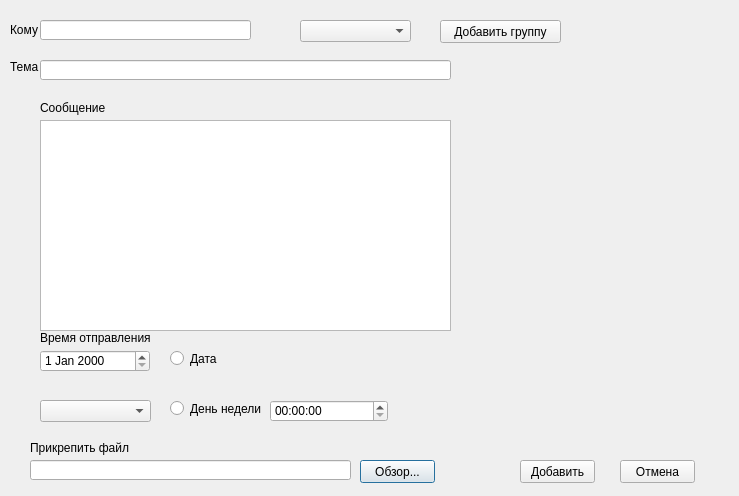
<?xml version="1.0" encoding="UTF-8"?>
<ui version="4.0">
 <class>AppendMailWindow</class>
 <widget class="QDialog" name="AppendMailWindow">
  <property name="geometry">
   <rect>
    <x>0</x>
    <y>0</y>
    <width>739</width>
    <height>496</height>
   </rect>
  </property>
  <property name="minimumSize">
   <size>
    <width>739</width>
    <height>496</height>
   </size>
  </property>
  <property name="maximumSize">
   <size>
    <width>739</width>
    <height>496</height>
   </size>
  </property>
  <property name="windowTitle">
   <string>Dialog</string>
  </property>
  <widget class="QLineEdit" name="headerLineEdit">
   <property name="geometry">
    <rect>
     <x>40</x>
     <y>60</y>
     <width>411</width>
     <height>20</height>
    </rect>
   </property>
  </widget>
  <widget class="QLineEdit" name="fileNameLineEdit">
   <property name="geometry">
    <rect>
     <x>30</x>
     <y>460</y>
     <width>321</width>
     <height>20</height>
    </rect>
   </property>
  </widget>
  <widget class="QPushButton" name="selectFilePushButton">
   <property name="geometry">
    <rect>
     <x>360</x>
     <y>460</y>
     <width>75</width>
     <height>23</height>
    </rect>
   </property>
   <property name="text">
    <string>Обзор...</string>
   </property>
  </widget>
  <widget class="QPushButton" name="appendPushButton">
   <property name="geometry">
    <rect>
     <x>520</x>
     <y>460</y>
     <width>75</width>
     <height>23</height>
    </rect>
   </property>
   <property name="text">
    <string>Добавить</string>
   </property>
  </widget>
  <widget class="QPushButton" name="cancelPushButton">
   <property name="geometry">
    <rect>
     <x>620</x>
     <y>460</y>
     <width>75</width>
     <height>23</height>
    </rect>
   </property>
   <property name="text">
    <string>Отмена</string>
   </property>
  </widget>
  <widget class="QLineEdit" name="reciverLineEdit">
   <property name="geometry">
    <rect>
     <x>40</x>
     <y>20</y>
     <width>211</width>
     <height>20</height>
    </rect>
   </property>
  </widget>
  <widget class="QLabel" name="invalidInputLabel">
   <property name="geometry">
    <rect>
     <x>140</x>
     <y>90</y>
     <width>361</width>
     <height>20</height>
    </rect>
   </property>
   <property name="text">
    <string/>
   </property>
  </widget>
  <widget class="QDateEdit" name="dateEdit">
   <property name="geometry">
    <rect>
     <x>40</x>
     <y>350</y>
     <width>110</width>
     <height>22</height>
    </rect>
   </property>
  </widget>
  <widget class="QTimeEdit" name="timeEdit">
   <property name="geometry">
    <rect>
     <x>270</x>
     <y>400</y>
     <width>118</width>
     <height>22</height>
    </rect>
   </property>
  </widget>
  <widget class="QPlainTextEdit" name="bodyTextEdit">
   <property name="geometry">
    <rect>
     <x>40</x>
     <y>120</y>
     <width>411</width>
     <height>211</height>
    </rect>
   </property>
  </widget>
  <widget class="QLabel" name="label">
   <property name="geometry">
    <rect>
     <x>10</x>
     <y>20</y>
     <width>31</width>
     <height>20</height>
    </rect>
   </property>
   <property name="text">
    <string>Кому</string>
   </property>
  </widget>
  <widget class="QLabel" name="label_2">
   <property name="geometry">
    <rect>
     <x>10</x>
     <y>60</y>
     <width>47</width>
     <height>13</height>
    </rect>
   </property>
   <property name="text">
    <string>Тема</string>
   </property>
  </widget>
  <widget class="QLabel" name="label_3">
   <property name="geometry">
    <rect>
     <x>40</x>
     <y>330</y>
     <width>211</width>
     <height>16</height>
    </rect>
   </property>
   <property name="text">
    <string>Время отправления</string>
   </property>
  </widget>
  <widget class="QLabel" name="label_4">
   <property name="geometry">
    <rect>
     <x>30</x>
     <y>440</y>
     <width>661</width>
     <height>16</height>
    </rect>
   </property>
   <property name="text">
    <string>Прикрепить файл</string>
   </property>
  </widget>
  <widget class="QLabel" name="label_5">
   <property name="geometry">
    <rect>
     <x>40</x>
     <y>100</y>
     <width>71</width>
     <height>16</height>
    </rect>
   </property>
   <property name="text">
    <string>Сообщение</string>
   </property>
  </widget>
  <widget class="QComboBox" name="mailGroupComboBox">
   <property name="geometry">
    <rect>
     <x>300</x>
     <y>20</y>
     <width>111</width>
     <height>22</height>
    </rect>
   </property>
  </widget>
  <widget class="QPushButton" name="appendGroupButton">
   <property name="geometry">
    <rect>
     <x>440</x>
     <y>20</y>
     <width>121</width>
     <height>23</height>
    </rect>
   </property>
   <property name="text">
    <string>Добавить группу</string>
   </property>
  </widget>
  <widget class="QRadioButton" name="selectDateRadioButton">
   <property name="geometry">
    <rect>
     <x>170</x>
     <y>350</y>
     <width>82</width>
     <height>17</height>
    </rect>
   </property>
   <property name="text">
    <string>Дата</string>
   </property>
  </widget>
  <widget class="QRadioButton" name="selectDayOfWeekRadioButton">
   <property name="geometry">
    <rect>
     <x>170</x>
     <y>400</y>
     <width>101</width>
     <height>17</height>
    </rect>
   </property>
   <property name="text">
    <string>День недели</string>
   </property>
  </widget>
  <widget class="QComboBox" name="dayOfWeekComboBox">
   <property name="geometry">
    <rect>
     <x>40</x>
     <y>400</y>
     <width>111</width>
     <height>22</height>
    </rect>
   </property>
  </widget>
 </widget>
 <resources/>
 <connections/>
</ui>
